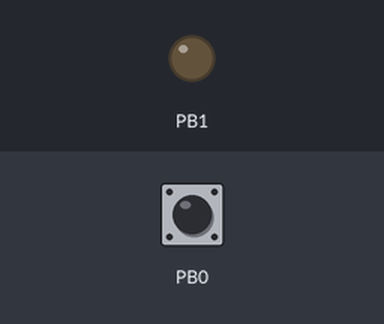
This sketch was run on a simulated ATtiny85, built with avr-gcc and run on an emulated ATtiny85. Shown: output pins drawn as LEDs (lit = HIGH). Inputs (shaded band) come from the test bench; at power-on: PB0 HIGH.

Above: at 1.2 s.
1.3 s: PB0 pulled LOW for 3.2 s
At 5.3 s:
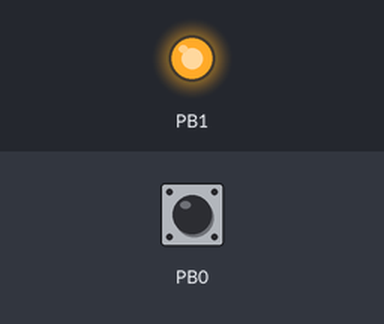
6.0 s: PB0 pulled LOW for 0.15 s
At 6.7 s:
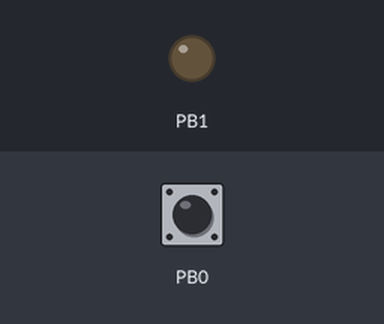
Timing chart, 0 to 9.0 s (numbered marks = the images above; inputs shaded):
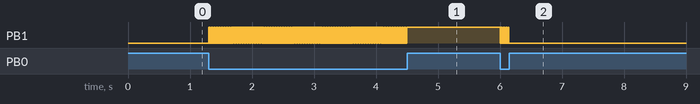

The sketch:

attiny85.ino
```cpp
int time = 0;

void setup(){
    pinMode(0,INPUT);
    pinMode(1,OUTPUT);
    digitalWrite(0,HIGH);
}

void loop(){
    if(time == 0 && digitalRead(0) == LOW){
        time++;
        digitalWrite(1,HIGH);
        while(digitalRead(0) == HIGH);
        delay(10);
    }if(time == 1 && digitalRead(0) == LOW){
        time--;
        digitalWrite(1,LOW);
        while(digitalRead(0) == HIGH);
        delay(10);
    }
}
```

Measured:
- after the input at 1.3 s, PB1: alternates HIGH for 0.01 s and LOW for 0.01 s, 319 changes in all, then stays HIGH, starting at once
- after the input at 6.0 s, PB1: alternates HIGH for 0.01 s and LOW for 0.01 s, 15 changes in all, then stays LOW, starting at once
